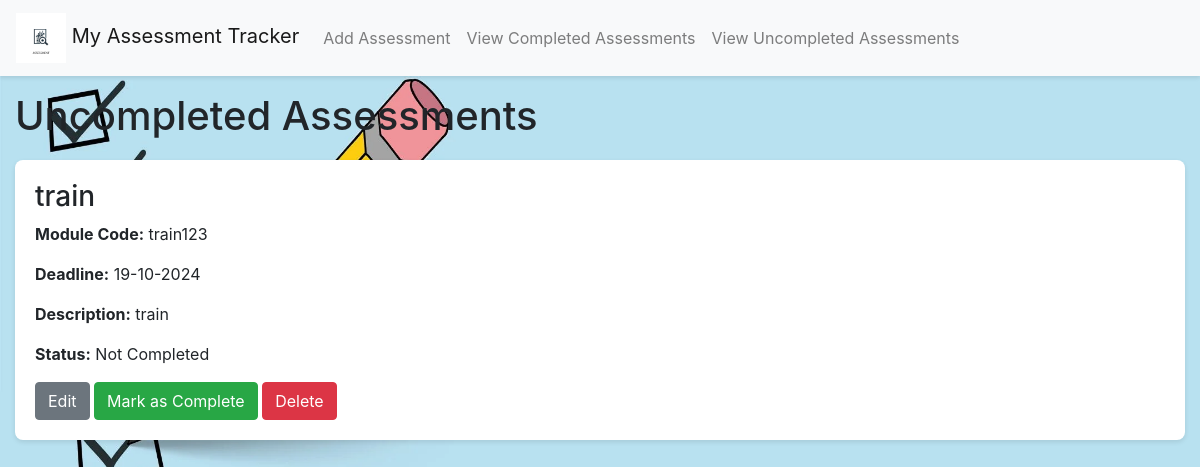
The page /view_uncompleted on the database as committed earlier.
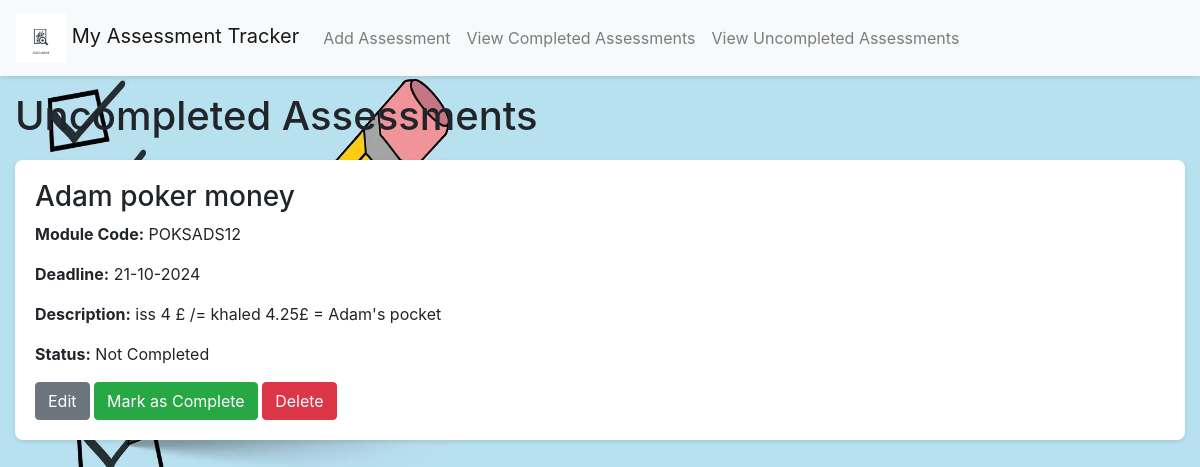
The same page on the database as committed later.
### app/models.py (models this page shows)
class Assessment(db.Model):
    id = db.Column(db.Integer, primary_key=True)
    title = db.Column(db.String(100), nullable=False)
    module_code = db.Column(db.String(20), nullable=False)
    deadline_date = db.Column(db.DateTime, nullable=False)
    description = db.Column(db.Text, nullable=False)
    is_complete = db.Column(db.Boolean, default=False)

### app/views.py (the view)
@app.route('/view_uncompleted')
def view_uncompleted():
    uncompleted_assessments = Assessment.query.filter_by(is_complete=False).all()
    return render_template('view_uncompleted.html', title='Uncompleted Assessments', assessments=uncompleted_assessments)

### app/templates/view_uncompleted.html (shortened to what this page needs)
<!DOCTYPE html>
<html lang="en">
{% extends "base.html" %}
{% block content %}
  <h1>Uncompleted Assessments</h1>
  <div class="assessment-list">
    {% if assessments %}
      {% for assessment in assessments %}
        <div class="assessment-item" role="region" aria-labelledby="assessment-{{ assessment.id }}">
          <h3 id="assessment-{{ assessment.id }}">{{ assessment.title }}</h3>
          <p><strong>Module Code:</strong> {{ assessment.module_code }}</p>
          <p><strong>Deadline:</strong> {{ assessment.deadline_date.strftime('%d-%m-%Y') }}</p>
          <p><strong>Description:</strong> {{ assessment.description }}</p>
          <p><strong>Status:</strong> Not Completed</p>
          <a href="{{ url_for('edit_assessment', assessment_id=assessment.id) }}" class="btn btn-secondary" role="button">Edit</a>
          <form action="{{ url_for('mark_complete', assessment_id=assessment.id) }}" method="post" style="display:inline;" aria-label="Mark assessment {{ assessment.title }} as complete">
            <button type="submit" class="btn btn-success">Mark as Complete</button>
          </form>
          <form action="{{ url_for('delete_assessment', assessment_id=assessment.id) }}" method="post" style="display:inline;" aria-label="Delete assessment {{ assessment.title }}">
            <button type="submit" class="btn btn-danger">Delete</button>
          </form>
        </div>
      {% endfor %}
    {% else %}
      <div class="alert alert-info" role="alert">
        <p>All assessments are completed for the moment.</p>
        <a href="{{ url_for('view_completed') }}" class="btn btn-primary" role="button">View Completed Assessments</a>
      </div>
    {% endif %}
  </div>
{% endblock %}

Rows that differ between the two databases and show on the page:
removed Assessment: title "train", module_code "train123", deadline_date "19-10-2024", description "train"
added Assessment: title "Adam poker money", module_code "POKSADS12", deadline_date "21-10-2024", description "iss 4 £ /= khaled 4.25£ = Adam's pocket"
